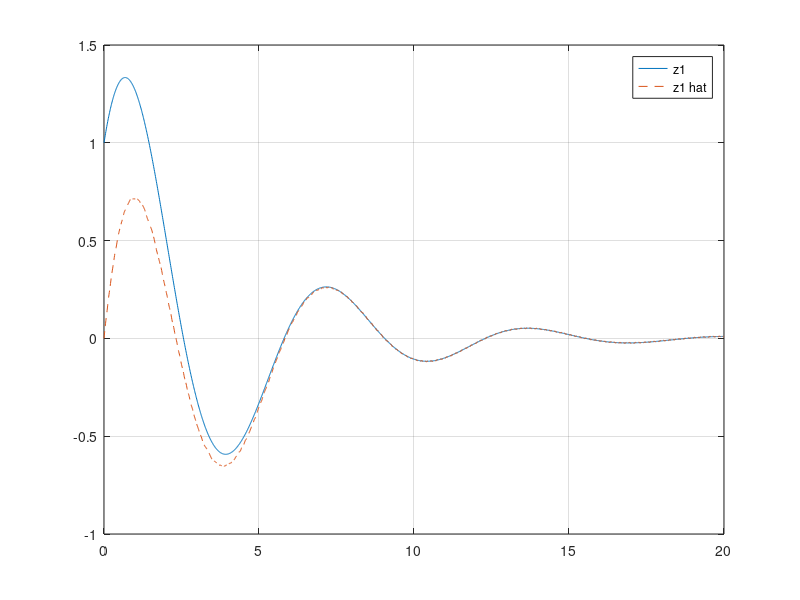
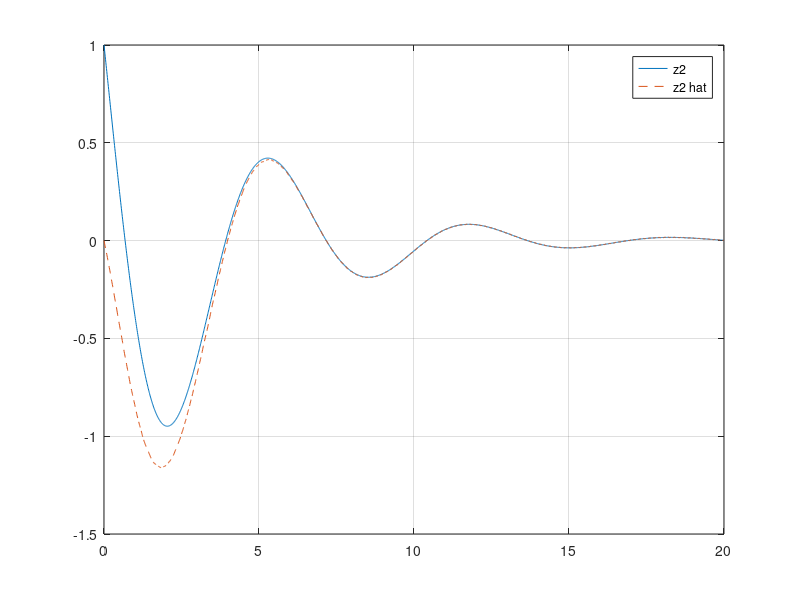
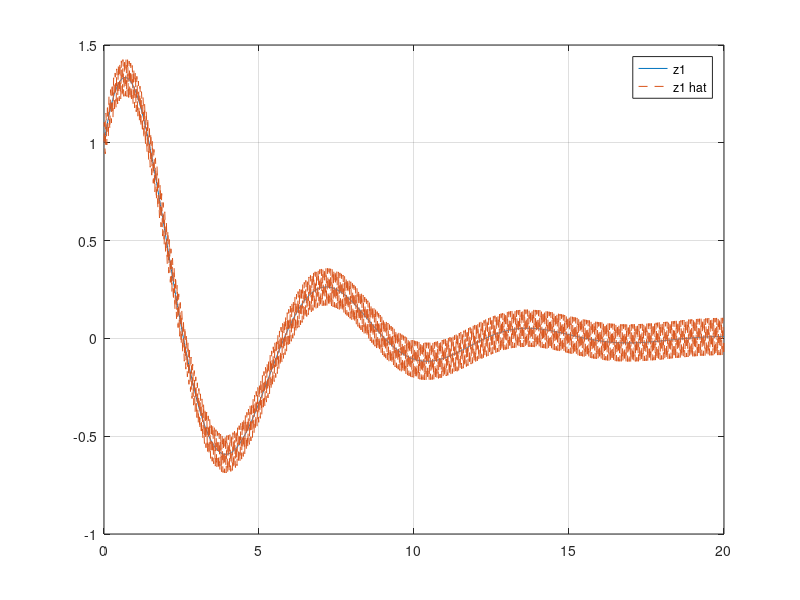
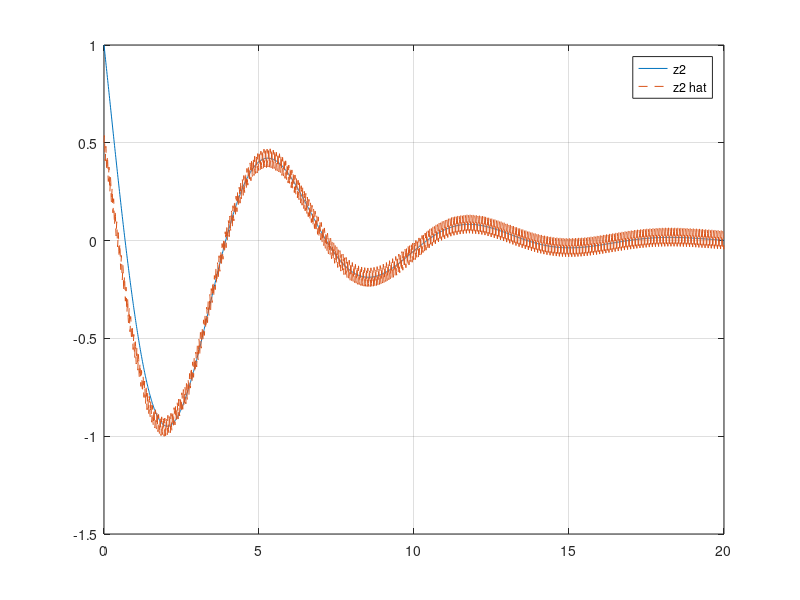

Write the MATLAB code that produced these figures, in order.
%%%%%%%%%%%%%%%%%%%%%%%%%%%%%%%%%%%%%%%%%%%%%
%% 《控制之美-卷一(第二版)》 代码
%% 作者：王天威
%% 清华大学出版社
%% 程序名称：10-8_Observer_with_Noise.m
%% 程序功能：观测器的滤波器性质
%%%%%%%%%%%%%%%%%%%%%%%%%%%%%%%%%%%%%%%%%%%%%
%% 程序初始化，清空工作空间，缓存，
clear all;
close all;
clc;
% 读取Octave控制数据库（注：如使用Matlab，可删除或注释掉本行代码）
pkg load control
%%%%%%%%%%%%%%%%%系统定义%%%%%%%%%%%%%%%%%%%%%
 % 定义系统矩阵A
   A=[0 1;-1 -0.5];
% 定义输入矩阵B
  B=[0;1];
% 定义输出矩阵C
 C = [1, 0];
% 定义直接输入矩阵D
 D = 0;
% 定义仿真时间
 tspan = [0:0.01:20];
% 全阶观测器状态初始化
 z0=[1;1;0;0];
% 输入初始化
 u0 = 0;
 u = 0;
 %%%%%%%%%%%%%%%%%定义全阶观测器系统微分方程%%%%%%%%%%%%%%%%%%%%%
 function  dz = sys_Full(t, z, A, B, C, D, u0)
  %% 定义恒定输入u=0
  u = u0;
  %% 定义真实值Z1，Z2的状态空间方程
  dz_real=A*z(1:2)+B*u;
  %% 定义输出的状态空间方程，增加高频噪声
  y=C*z(1:2)+D*u + 0.1 * sin( pi * 20 * t);
  %% 定义观测矩阵
  L=[1.5; -0.75];
  %% 定义观测器的状态空间方程
  dz_hat=(A-L*C)*z(3:4)+B*u+L*y;
  %% 定义ode45求解的向量z
  %% z向量一共有4列，第一列为z1真实值，第二列为z2真实值，第3列为z1估计值，第4列为z2估计值，
  dz = [dz_real;dz_hat];
 end
% 求解全阶观测器系统
[t_full,z_full]= ode45(@(t, z)sys_Full(t, z, A, B, C, D, u0),tspan,z0);


% 降阶观测器状态初始化
z0=[1;1;0];
L= 0.5;
 %%%%%%%%%%%%%%%%%定义降阶观测器系统微分方程%%%%%%%%%%%%%%%%%%%%%
 function  dz = sys_RO(t, z, A, B, C, D, L, u0)
  %% 定义恒定输入u=0
  u = u0;
  %% 定义真实值Z1，Z2的状态空间方程
  dz_real=A*z(1:2)+B*u;
  %% 定义输出的状态空间方程
  y=C*z(1:2)+D*u+0.1 * sin( pi * 20 * t);
  %% 定义观测器的状态空间方程，增加高频噪声
  dz_bar = -z(3)-1.5*y;
  %% 定义ode45求解的向量z
  %% z向量一共有3列，第一列为z1真实值，第二列为z2真实值，第3列为z2估计值
  dz = [dz_real;dz_bar];
 end
% 求解降阶观测器系统
[t_reduce,z_reduce]=ode45(@(t,z)sys_RO(t, z, A, B, C, D, L, u0),tspan,z0);
% 使用式（10.4.32）计算观测值
z1_hat_reduce = z_reduce(:,1)+0.1 * sin(2 * pi * 20 * t_reduce);
z2_hat_reduce = z_reduce(:,3)+0.5*z1_hat_reduce;

% 绘图
%% 全阶观测器
% z1 与 z1 hat比较
figure(1, 'position',[200 100 600 300]);
plot (t_full,z_full(:,1));
hold on;
plot (t_full,z_full(:,3),"--");
legend("z1","z1 hat");
hold off;
grid on;
% z2 与 z2 hat比较
figure(2, 'position',[200 100 600 300]);
plot (t_full,z_full(:,2));
hold on;
plot (t_full,z_full(:,4),"--");
legend("z2","z2 hat");
hold off;
grid on;

%% 降阶观测器
% z1 与 z1 hat比较
figure(3, 'position',[200 100 600 300]);
plot (t_reduce,z_reduce(:,1));
hold on;
plot (t_reduce,z1_hat_reduce,"--");
legend("z1","z1 hat");
hold off;
grid on;
% z2 与 z2 hat比较
figure(4, 'position',[200 100 600 300]);
plot (t_reduce,z_reduce(:,2));
hold on;
plot (t_reduce,z2_hat_reduce,"--");
legend("z2","z2 hat");
hold off;
grid on;


